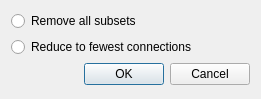
<?xml version="1.0" encoding="UTF-8"?>
<ui version="4.0">
 <class>CFewestLineOptionsDlg</class>
 <widget class="QDialog" name="CFewestLineOptionsDlg">
  <property name="geometry">
   <rect>
    <x>0</x>
    <y>0</y>
    <width>261</width>
    <height>99</height>
   </rect>
  </property>
  <property name="windowTitle">
   <string>Make Fewest Line Map Options</string>
  </property>
  <layout class="QVBoxLayout" name="verticalLayout">
   <item>
    <widget class="QRadioButton" name="c_option">
     <property name="text">
      <string>Remove all subsets</string>
     </property>
    </widget>
   </item>
   <item>
    <widget class="QRadioButton" name="c_radio2">
     <property name="text">
      <string>Reduce to fewest connections</string>
     </property>
    </widget>
   </item>
   <item>
    <layout class="QHBoxLayout" name="horizontalLayout">
     <item>
      <spacer name="horizontalSpacer">
       <property name="orientation">
        <enum>Qt::Horizontal</enum>
       </property>
       <property name="sizeHint" stdset="0">
        <size>
         <width>40</width>
         <height>20</height>
        </size>
       </property>
      </spacer>
     </item>
     <item>
      <widget class="QPushButton" name="c_ok">
       <property name="text">
        <string>OK</string>
       </property>
      </widget>
     </item>
     <item>
      <widget class="QPushButton" name="c_cancel">
       <property name="text">
        <string>Cancel</string>
       </property>
      </widget>
     </item>
    </layout>
   </item>
  </layout>
 </widget>
 <resources/>
 <connections>
  <connection>
   <sender>c_ok</sender>
   <signal>clicked()</signal>
   <receiver>CFewestLineOptionsDlg</receiver>
   <slot>OnOK()</slot>
   <hints>
    <hint type="sourcelabel">
     <x>96</x>
     <y>119</y>
    </hint>
    <hint type="destinationlabel">
     <x>26</x>
     <y>97</y>
    </hint>
   </hints>
  </connection>
  <connection>
   <sender>c_cancel</sender>
   <signal>clicked()</signal>
   <receiver>CFewestLineOptionsDlg</receiver>
   <slot>OnCancel()</slot>
   <hints>
    <hint type="sourcelabel">
     <x>193</x>
     <y>115</y>
    </hint>
    <hint type="destinationlabel">
     <x>242</x>
     <y>60</y>
    </hint>
   </hints>
  </connection>
 </connections>
 <slots>
  <slot>OnOK()</slot>
  <slot>OnCancel()</slot>
 </slots>
</ui>
